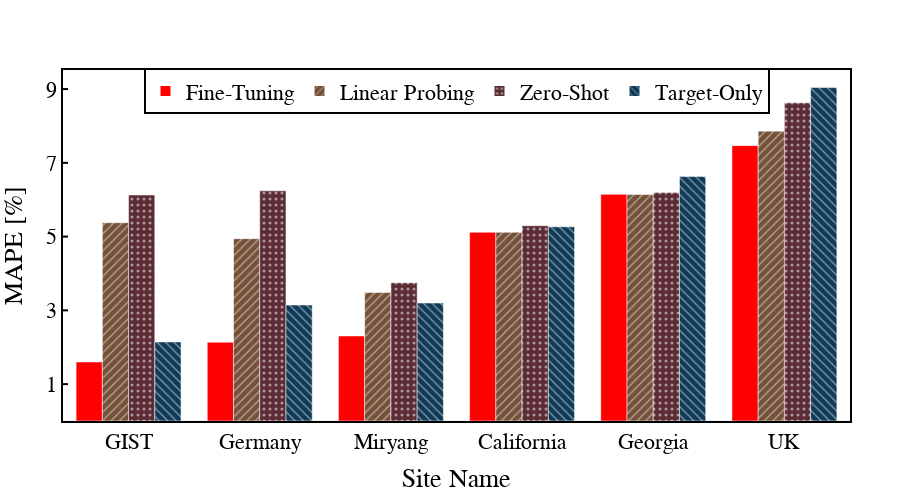

Notebook source saved alongside this figure:
### Code cell
import plotly.graph_objects as go

# Sample data
sites = ["GIST", "Germany", "Miryang", "California", "Georgia", "UK"]
methods = ["Fine-Tuning", "Linear Probing", "Zero-Shot", "Target-Only"]
data = [
    [1.6008, 5.3760, 6.1270, 2.1434],  # GIST
    [2.1378, 4.9441, 6.2408, 3.1430],  # Germany
    [2.3044, 3.4867, 3.7475, 3.1991],  # Miryang
    [5.1154, 5.1154, 5.2956, 5.2644],  # California
    [6.1461, 6.1396, 6.1932, 6.6276],  # Georgia
    [7.4664, 7.8598, 8.6286, 9.0415]   # UK
]

# Custom colors and patterns
method_colors = [
    # "rgb(179, 26, 35)",     # Adrenaline Rush for Fine-Tuning
    # "rgb(117, 81, 57)",     # Toffee for Linear Probing
    # "rgb(92, 44, 53)",      # Tawny Port for Zero-Shot
    # "rgb(16, 59, 88)"       # Blue Opal for Target-Only

    "rgb(255, 0, 0)",     # Adrenaline Rush for Fine-Tuning
    "rgb(117, 81, 57)",     # Toffee for Linear Probing
    "rgb(92, 44, 53)",      # Tawny Port for Zero-Shot
    "rgb(16, 59, 88)"       # Blue Opal for Target-Only
]
method_patterns = ["", "/", ".", "\\"]  # No pattern, diagonal stripe, reverse diagonal, dotted

# Initialize figure
fig = go.Figure()

# Add bars with patterns
for i, method in enumerate(methods):
    fig.add_trace(go.Bar(
        x=sites,
        y=[row[i] for row in data],
        name=method,
        marker=dict(
            color=method_colors[i],
            pattern_shape=method_patterns[i],
            pattern_size=6  # Smaller pattern size
        )
    ))

# Update layout
fig.update_layout(
    xaxis=dict(
        title="Site Name",
        titlefont=dict(family="Times New Roman", size=26),
        tickfont=dict(family="Times New Roman", size=22),
        showline=True,  # Add border line to x-axis
        linewidth=2,
        linecolor="black",
        mirror=True  # Add top border
    ),
    yaxis=dict(
        title="MAPE [%]",
        titlefont=dict(family="Times New Roman", size=26),
        tickfont=dict(family="Times New Roman", size=22),
        showline=True,  # Add border line to y-axis
        linewidth=2,
        linecolor="black",
        ticks="inside",  # Add ticks inside the graph
        tickwidth=2,
        tickcolor="black",
        tickmode="array",  # Use custom tick values
        tickvals=[1, 3, 5, 7, 9],  # Specify tick positions
        ticktext=["1", "3", "5", "7", "9"],  # Tick labels
        mirror=True,  # Add right border
    ),
    legend=dict(
        font=dict(family="Times New Roman", size=22),  # Legend font
        orientation="h",
        bordercolor="black",  # Add border around legend
        borderwidth=2,
        x=0.5,  # Position legend inside the graph
        y=1.005,
        xanchor="center",
        yanchor="top",
        bgcolor="white",    # Background color for legend box
        itemsizing="constant",
        itemwidth=30,
        traceorder="normal",
        tracegroupgap=0,  # 그룹 간 간격을 0으로 설정
        yref="paper",



    ),
    barmode="group",
    template="plotly_white",
    width=900,
    height=500
)

# Add outer border to the entire graph
fig.update_layout(
    margin=dict(l=50, r=50, t=70, b=50),
    paper_bgcolor="white",
    plot_bgcolor="white",
    xaxis_showgrid=False,
    yaxis_showgrid=False,
    font=dict(
        family="Times New Roman",
        size=18,
        color="black"  # 전체 글씨를 검은색으로 설정
    )
)

fig.show()

### Figure 1 — Plotly figure (JSON) as saved in the notebook; plotly's stock layout.template omitted (floating-point values rounded to 4 significant figures)
{"data": [{"marker": {"color": "rgb(255, 0, 0)", "pattern": {"shape": "", "size": 6}}, "name": "Fine-Tuning", "type": "bar", "x": ["GIST", "Germany", "Miryang", "California", "Georgia", "UK"], "y": [1.601, 2.138, 2.304, 5.115, 6.146, 7.466]}, {"marker": {"color": "rgb(117, 81, 57)", "pattern": {"shape": "/", "size": 6}}, "name": "Linear Probing", "type": "bar", "x": ["GIST", "Germany", "Miryang", "California", "Georgia", "UK"], "y": [5.376, 4.944, 3.487, 5.115, 6.14, 7.86]}, {"marker": {"color": "rgb(92, 44, 53)", "pattern": {"shape": ".", "size": 6}}, "name": "Zero-Shot", "type": "bar", "x": ["GIST", "Germany", "Miryang", "California", "Georgia", "UK"], "y": [6.127, 6.241, 3.748, 5.296, 6.193, 8.629]}, {"marker": {"color": "rgb(16, 59, 88)", "pattern": {"shape": "\\", "size": 6}}, "name": "Target-Only", "type": "bar", "x": ["GIST", "Germany", "Miryang", "California", "Georgia", "UK"], "y": [2.143, 3.143, 3.199, 5.264, 6.628, 9.041]}], "layout": {"barmode": "group", "font": {"color": "black", "family": "Times New Roman", "size": 18}, "height": 500, "legend": {"bgcolor": "white", "bordercolor": "black", "borderwidth": 2, "font": {"family": "Times New Roman", "size": 22}, "itemsizing": "constant", "itemwidth": 30, "orientation": "h", "tracegroupgap": 0, "traceorder": "normal", "x": 0.5, "xanchor": "center", "y": 1.005, "yanchor": "top", "yref": "paper"}, "margin": {"b": 50, "l": 50, "r": 50, "t": 70}, "paper_bgcolor": "white", "plot_bgcolor": "white", "width": 900, "xaxis": {"linecolor": "black", "linewidth": 2, "mirror": true, "showgrid": false, "showline": true, "tickfont": {"family": "Times New Roman", "size": 22}, "title": {"font": {"family": "Times New Roman", "size": 26}, "text": "Site Name"}}, "yaxis": {"linecolor": "black", "linewidth": 2, "mirror": true, "showgrid": false, "showline": true, "tickcolor": "black", "tickfont": {"family": "Times New Roman", "size": 22}, "tickmode": "array", "ticks": "inside", "ticktext": ["1", "3", "5", "7", "9"], "tickvals": [1, 3, 5, 7, 9], "tickwidth": 2, "title": {"font": {"family": "Times New Roman", "size": 26}, "text": "MAPE [%]"}}}}
